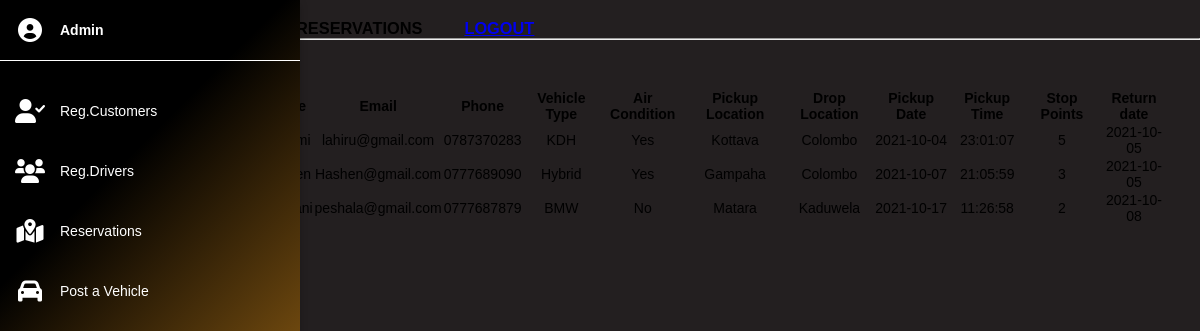
/rashmi/reservations.php, run on the app's committed database.
### tables this page shows
CREATE TABLE `reservations` (
  `id` int(11) NOT NULL,
  `name` varchar(30) NOT NULL,
  `vehicle_type` varchar(30) NOT NULL,
  `air_condition` varchar(10) NOT NULL,
  `returnDate` date NOT NULL,
  `phone_number` varchar(10) NOT NULL,
  `email` varchar(30) NOT NULL,
  `pickup_location` varchar(50) NOT NULL,
  `drop_location` varchar(50) NOT NULL,
  `pickup_date` date NOT NULL,
  `pickup_time` time NOT NULL,
  `stop_points` int(2) NOT NULL,
  `is_deleted` tinyint(4) NOT NULL
);

### rashmi/reservations.php (the view, shortened to what this page needs)
<?php require_once('inc/connection.php'); ?>
<?php
$user_list = '';
$query = "SELECT * FROM reservations WHERE is_deleted=0 ORDER BY id";
$users = mysqli_query($connection, $query);
if ($users) {
	while ($user = mysqli_fetch_assoc($users)) {
		$user_list .= "<tr>";
		$user_list .= "<td>{$user['name']}</td>";
        $user_list .= "<td>{$user['email']}</td>";
		$user_list .= "<td>{$user['phone_number']}</td>";
		$user_list .= "<td>{$user['vehicle_type']}</td>";
		$user_list .= "<td>{$user['air_condition']}</td>";
        $user_list .= "<td>{$user['pickup_location']}</td>";
        $user_list .= "<td>{$user['drop_location']}</td>";
        $user_list .= "<td>{$user['pickup_date']}</td>";
        $user_list .= "<td>{$user['pickup_time']}</td>";
        $user_list .= "<td>{$user['stop_points']}</td>";
        $user_list .= "<td>{$user['returnDate']}</td>";
		$user_list .= "</tr>";
	}
} else {
	echo "Database query failed.";
}
?>
<!DOCTYPE html>
<html>
<head>
</head>
<link rel="stylesheet" type="text/css" href="style.css">
<link rel="stylesheet" href="css/main.css">
<link rel="stylesheet" type="text/css" href="https://cdnjs.cloudflare.com/ajax/libs/font-awesome/6.0.0-beta2/css/all.min.css">
<body style="overflow-x:hidden;">
	<div class="con">
		<div class="sidebar">
			<ul>
				<li>
					<a href="#">
						<i class="fas fa-circle-user"></i>
						<div class="title">Admin</div>
					</a>
				</li>
				<li>
					<a href="regUsers.php">
						<i class="fas fa-user-check"></i>
						<div class="title">Reg.Customers</div>
					</a>
				</li>
				<li>
					<a href="regDrivers.php">
						<i class="fas fa-users"></i>
						<div class="title">Reg.Drivers</div>
					</a>
				</li>
				<li>
					<a href="reservations.php">
						<i class="fas fa-map-location-dot"></i>
						<div class="title">Reservations</div>
					</a>
				</li>
				<li>
					<a href="allVehicles.php">
						<i class="fas fa-car"></i>
						<div class="title">Post a Vehicle</div>
					</a>
				</li>
			</ul>
		</div>
	</div>
	<main style="margin-left: 20%;">
		<div class="row">
			<div class="col" style="margin-top: 2%;">
				<h3 style="margin-left: 20px;">ALL RESERVATIONS</h3>
			</div>
			<div class="col" style="margin-top: 2%;">
				<h3><a href="logout.php" class="link-primary" style="margin-left: 60%;">LOGOUT</a></h3>
			</div>
		</div>
		<hr />
		<table class="table table-success table-striped" style="width: 95%; margin-left: 2%; margin-top: 5%">
			<tr>
				<th cope="col">Name</th>
				<th cope="col">Email</th>
				<th cope="col">Phone</th>
                <th cope="col">Vehicle Type</th>
				<th cope="col">Air Condition</th>
				<th cope="col">Pickup Location</th>
                <th cope="col">Drop Location</th>
				<th cope="col">Pickup Date</th>
				<th cope="col">Pickup Time</th>
                <th cope="col">Stop Points</th>
				<th cope="col">Return date</th>
			</tr>
			<?php echo $user_list; ?>
		</table>
	</main>
</body>
</html>

### rashmi/style.css (style rules this page uses)
body { background-color:#231F20; }
table ,tr { width: 100%; text-align: center; }
* { margin: 0; padding: 0; box-sizing: border-box; }
.row { display: flex; flex-wrap: wrap; }
ul { list-style: none; }
* { margin: 0; padding: 0; box-sizing: border-box; font-family: sans-serif; }
.con { position: relative; width: 100%; }
.sidebar { position: fixed; width: 300px; height: 100%; background-image: linear-gradient(315deg, #ffa722 0%, #000000 74%); overflow-x: hidden; box-shadow: 0 4px 8px 0 rgba(0,0,0,0.2); z-index: 2; }
.sidebar ul li { width: 100%; list-style: none; }
.sidebar ul li:first-child { line-height: 60px; margin-bottom: 20px; font-weight: 600; border-bottom: 1px solid #fff; }
.sidebar ul li a { width: 100%; text-decoration: none; color: #fff; height: 60px; display: flex; align-items: center; }
.sidebar ul li a i { min-width: 60px; font-size: 24px; text-align: center; }

### rashmi/css/main.css (style rules this page uses)
* { margin: 0; }
body { font-family: Arial, "Helvetica Neue", Helvetica, sans-serif; font-size: 14px; }

### data on the page
reservations: name "Rashmi", email "lahiru@gmail.com", phone_number "0787370283", vehicle_type "KDH", air_condition "Yes", pickup_location "Kottava", drop_location "Colombo", pickup_date "2021-10-04", pickup_time "23:01:07", stop_points "5", returnDate "2021-10-05"
reservations: name "Hashen", email "Hashen@gmail.com", phone_number "0777689090", vehicle_type "Hybrid", air_condition "Yes", pickup_location "Gampaha", drop_location "Colombo", pickup_date "2021-10-07", pickup_time "21:05:59", stop_points "3", returnDate "2021-10-05"
reservations: name "Shehani", email "peshala@gmail.com", phone_number "0777687879", vehicle_type "BMW", air_condition "No", pickup_location "Matara", drop_location "Kaduwela", pickup_date "2021-10-17", pickup_time "11:26:58", stop_points "2", returnDate "2021-10-08"
